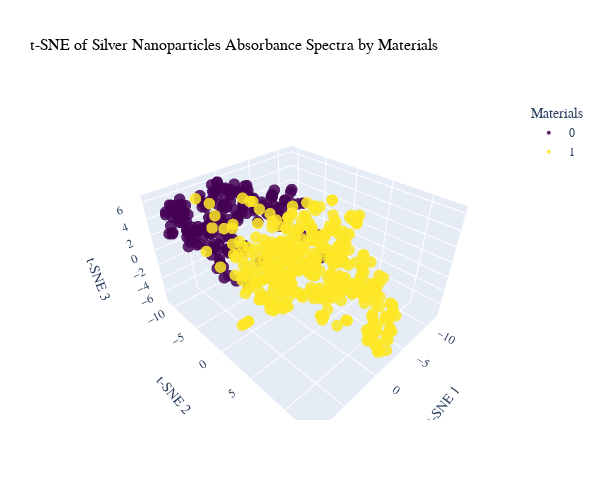

Notebook cell for this chart:
### Code cell
X = train_df_New_5.iloc[:, :-4]
y = train_df_New_5['materials']
y_encoded = LabelEncoder().fit_transform(y)
X_scaled = StandardScaler().fit_transform(X)

tsne = TSNE(n_components=3, random_state=42, perplexity=30)
X_tsne = tsne.fit_transform(X_scaled)

df = pd.DataFrame({
    'TSNE1': X_tsne[:, 0],
    'TSNE2': X_tsne[:, 1],
    'TSNE3': X_tsne[:, 2],
    'Materials': y_encoded
})

df['Materials'] = df['Materials'].astype(str)
classes = sorted(df['Materials'].unique())
colors = sample_colorscale('Viridis', np.linspace(0, 1, len(classes)))
color_map = {cls: color for cls, color in zip(classes, colors)}

fig = px.scatter_3d(
    df,
    x='TSNE1', y='TSNE2', z='TSNE3',
    color='Materials',
    color_discrete_map=color_map,
    title='t-SNE of Silver Nanoparticles Absorbance Spectra by Materials',
    labels={'TSNE1': 't-SNE 1', 'TSNE2': 't-SNE 2', 'TSNE3': 't-SNE 3'},
    width=600,
    height=500
)
fig.update_traces(marker=dict(size=4, opacity=0.85))
fig.update_layout(
    title_font=dict(size=16, family='Times New Roman', color='black'),
    font=dict(size=12, family='Times New Roman')
)
fig.show()

### Figure 1 — Plotly figure (JSON) as saved in the notebook; plotly's stock layout.template omitted (floating-point values rounded to 4 significant figures; data arrays with more than 128 entries replaced by an {"elided": "..."} marker saying what was removed)
{"data": [{"hovertemplate": "Materials=0<br>t-SNE 1=%{x}<br>t-SNE 2=%{y}<br>t-SNE 3=%{z}<extra></extra>", "legendgroup": "0", "marker": {"color": "rgb(68, 1, 84)", "opacity": 0.85, "size": 4, "symbol": "circle"}, "mode": "markers", "name": "0", "scene": "scene", "showlegend": true, "type": "scatter3d", "x": {"elided": "178 float values"}, "y": {"elided": "178 float values"}, "z": {"elided": "178 float values"}}, {"hovertemplate": "Materials=1<br>t-SNE 1=%{x}<br>t-SNE 2=%{y}<br>t-SNE 3=%{z}<extra></extra>", "legendgroup": "1", "marker": {"color": "rgb(253, 231, 37)", "opacity": 0.85, "size": 4, "symbol": "circle"}, "mode": "markers", "name": "1", "scene": "scene", "showlegend": true, "type": "scatter3d", "x": {"elided": "392 float values"}, "y": {"elided": "392 float values"}, "z": {"elided": "392 float values"}}], "layout": {"font": {"family": "Times New Roman", "size": 12}, "height": 500, "legend": {"title": {"text": "Materials"}, "tracegroupgap": 0}, "scene": {"domain": {"x": [0, 1], "y": [0, 1]}, "xaxis": {"title": {"text": "t-SNE 1"}}, "yaxis": {"title": {"text": "t-SNE 2"}}, "zaxis": {"title": {"text": "t-SNE 3"}}}, "title": {"font": {"color": "black", "family": "Times New Roman", "size": 16}, "text": "t-SNE of Silver Nanoparticles Absorbance Spectra by Materials"}, "width": 600}}
